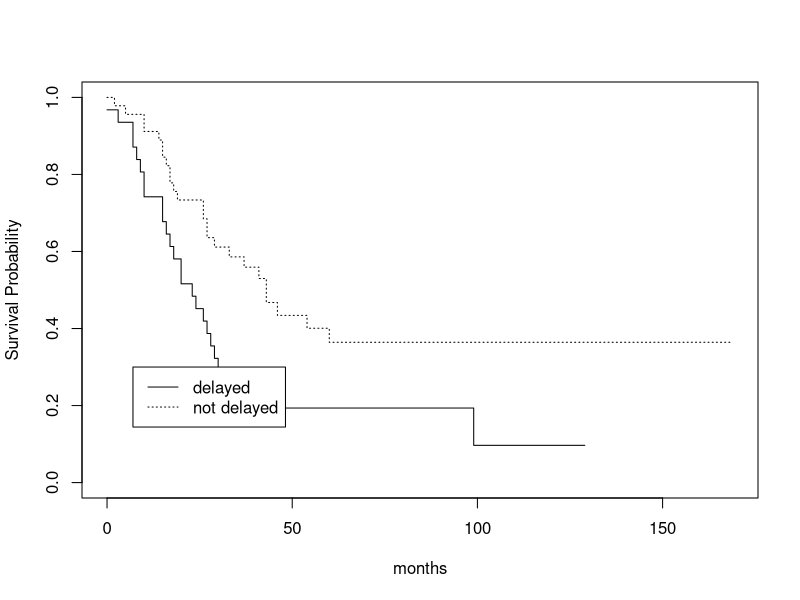
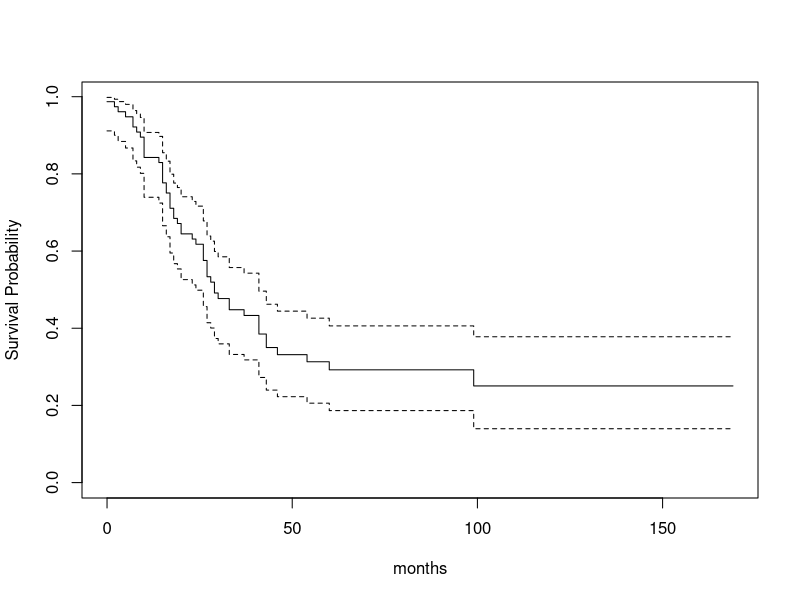

The R script that drew these images, in order:
colorectalDataset <- read.table("Colorectal_Cancer.csv", sep=",", header=T)

colorectalDataset$censor <- with(colorectalDataset, ifelse(status=='A', 0, 1))


#categorical variable

censor.freq = table(colorectalDataset$censor)
censor.prop = prop.table(censor.freq)
censor.table = as.data.frame(cbind(censor.freq, censor.prop))
colnames(censor.table) = c("Frequency", "Percent")
censor.table


group.freq = table(colorectalDataset$number)
group.prop = prop.table(group.freq)
group.table = as.data.frame(cbind(group.freq, group.prop))
colnames(group.table) = c("Frequency", "Percent")
group.table


#continuous variables

months.summary = summary(colorectalDataset$months)
months.summary


table.censor.by.group = table(colorectalDataset$censor, colorectalDataset$number)
table.censor.by.group.freq.table = cbind(table.censor.by.group, margin.table(table.censor.by.group, 1))
table.censor.by.group.freq.table = rbind(table.censor.by.group.freq.table, c(margin.table(table.censor.by.group, 2), 214))

table.censor.by.group.freq.table

library(MASS)
chisq.test(table.censor.by.group)

library(survival)
colorectalDataset$SurvObj = with(colorectalDataset, Surv(months, censor == 1))

#note that the SurvObj column is now in place
head(colorectalDataset)

km.by.group = survfit(formula = Surv(months, censor) ~ strata(number), data = colorectalDataset, conf.type = "log-log")

plot(km.by.group, lty=c(1,3), xlab="months", ylab = "Survival Probability")
legend(7, 0.3, c("delayed", "not delayed"), lty=c(1,3))

km.by.group

group.survival = survdiff(Surv(months, censor) ~ number, data=colorectalDataset, rho=0)

summary(km.by.group)


###
km.by.combine = survfit(formula = Surv(months, censor) ~ 1, data = colorectalDataset, conf.type = "log-log")

plot(km.by.combine, xlab="months", ylab = "Survival Probability")

km.by.combine

summary(km.by.combine)


